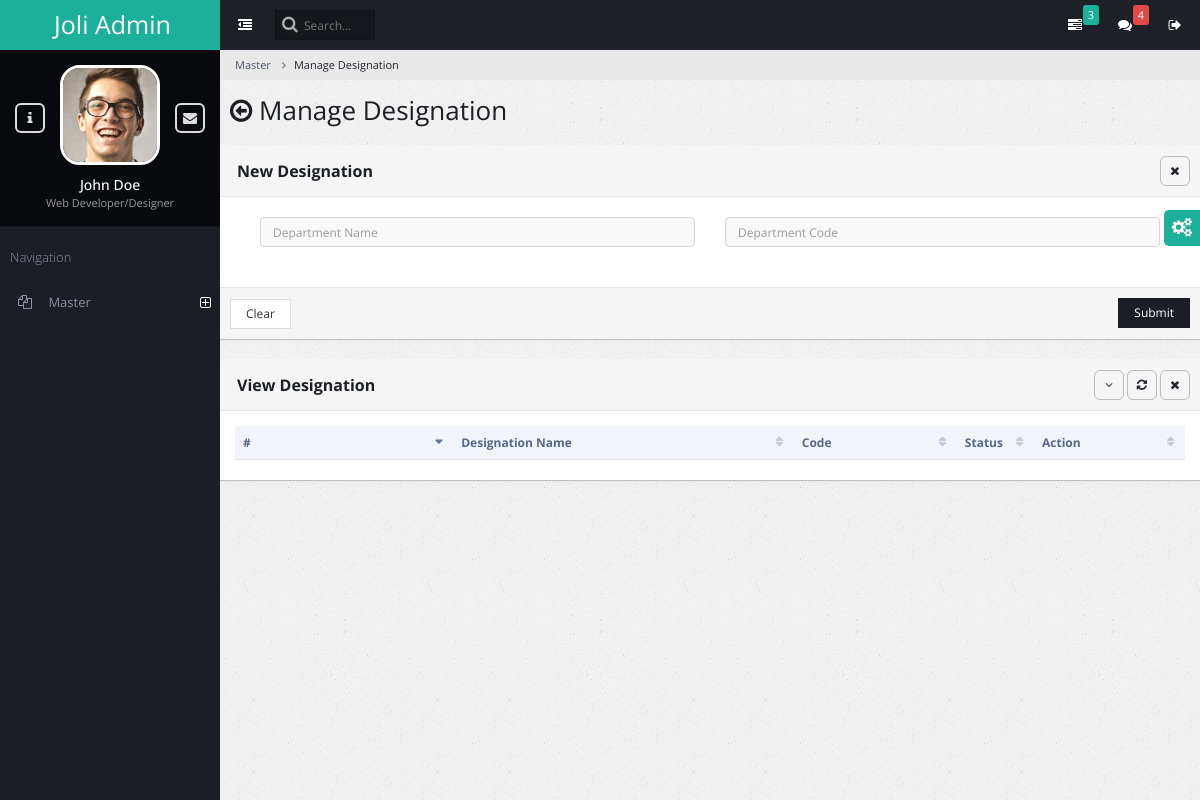
The app's page /ad_designation_manage, older data.
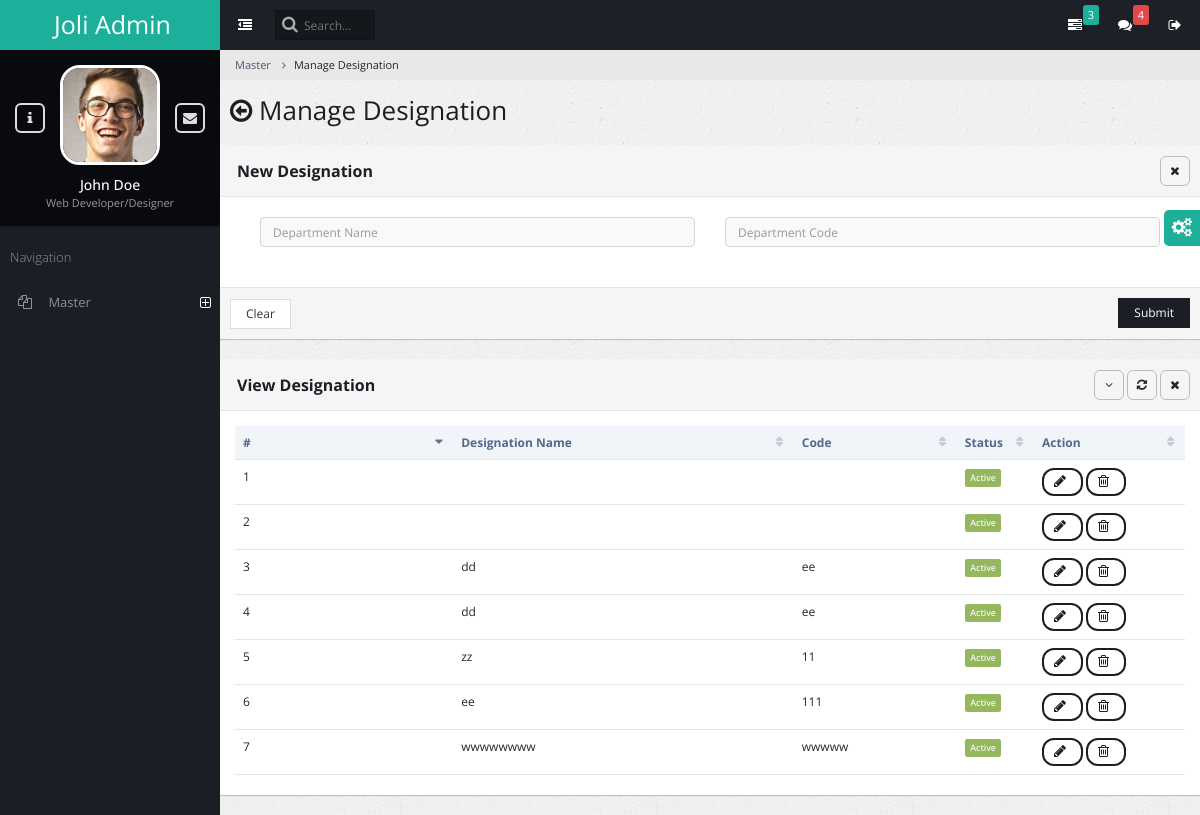
The same page, newer data.
### admin_master/models.py (models this page shows)
class AmsDesignation(models.Model):
    designation_name = models.CharField(max_length=100)
    designation_code = models.CharField(max_length=10)
    status = models.BooleanField(default=True)

### admin_master/views.py (the view, shortened to what this page needs)
# urls.py: path('ad_designation_manage',views.admin_designation_manage,name="admin_designation_manage"),
def admin_designation_manage(request):
    ams_designations = AmsDesignation.objects.all()
    return render(request, 'admin_master_designation_manage.html', {'ams_designations': ams_designations})

### admin_master/templates/admin_master_designation_manage.html (shortened to what this page needs)
{% extends "base.html" %}
{% block content %}
<ul class="breadcrumb">
    <li><a href="#">Master</a></li>
    <li class="active">Manage Designation</li>
</ul>
<div class="content-frame-top">
    <div class="page-title">
        <h2><span class="fa fa-arrow-circle-o-left"></span> Manage Designation</h2>
    </div>
</div>
<form method="post" action="{% url 'admin_designation_manage' %}">
<div class="panel panel-default">
    <div class="panel-heading ui-draggable-handle">
        <h1 class="panel-title"><strong></strong><b>New Designation</b></h1>
        <ul class="panel-controls">
            <li><a href="#" class="panel-remove"><span class="fa fa-times"></span></a></li>
        </ul>
    </div>
    <div class="panel-body">
        <div class="block">
            <div class="col-md-6">
                <div>
                    <input type="text" placeholder="Department Name" name="designation_name" required class="form-control">
                </div>
            </div>
            <div class="col-md-6">
                <div>
                    <input type="text" placeholder="Department Code" name="designation_code"required class="form-control">
                </div>
            </div>
        </div>
    </div>
    <div class="panel-footer">
        <input type="reset" class="btn btn-default" value="Clear">
        <button class="btn btn-primary pull-right">Submit</button>
    </div>
</div>
</form>
<div class="panel panel-default">
    <div class="panel-heading ui-draggable-handle">
        <h1 class="panel-title"><b>View Designation</b></h1>
        <ul class="panel-controls">
            <li><a href="#" class="panel-collapse"><span class="fa fa-angle-down"></span></a></li>
            <li><a href="#" class="panel-refresh"><span class="fa fa-refresh"></span></a></li>
            <li><a href="#" class="panel-remove"><span class="fa fa-times"></span></a></li>
        </ul>
    </div>
    <div class="panel-body">
        <table class="table datatable dataTable no-footer" id="DataTables_Table_0" role="grid" aria-describedby="DataTables_Table_0_info">
            <thead>
                <tr role="row"><th class="sorting_asc" tabindex="0" aria-controls="DataTables_Table_0" rowspan="1" colspan="1" aria-sort="ascending" aria-label="Name: activate to sort column ascending" style="width: 198px;">#</th><th class="sorting" tabindex="0" aria-controls="DataTables_Table_0" rowspan="1" colspan="1" aria-label="Position: activate to sort column ascending" style="width: 309px;">Designation Name</th><th class="sorting" tabindex="0" aria-controls="DataTables_Table_0" rowspan="1" colspan="1" aria-label="Office: activate to sort column ascending" style="width: 148px;">Code</th><th class="sorting" tabindex="0" aria-controls="DataTables_Table_0" rowspan="1" colspan="1" aria-label="Age: activate to sort column ascending" style="width: 70px;">Status</th><th class="sorting" tabindex="0" aria-controls="DataTables_Table_0" rowspan="1" colspan="1" aria-label="Start date: activate to sort column ascending" style="width: 137px;">Action</th></tr>
            </thead>
            <tbody>
                {% for ams_designation in ams_designations %}
                <tr>
                    <td >{{ forloop.counter }}</td>
                    <td>{{ ams_designation.designation_name }}</td>
                    <td>{{ ams_designation.designation_code }}</td>
                    <td>
                        {% if ams_designation.status %}
                            <span class="label label-success">Active</span>
                        {% else %}
                            <span class="label label-danger">Deactive</span>
                        {% endif %}
                    </td>
                    <td>
                        <button class="btn btn-primary btn-rounded" data-toggle="modal" data-target="#modal_basic">
                            <span class="fa fa-pencil"></span>
                        </button>
                        <button class="btn btn-primary btn-rounded" onClick="delete_row('trow_{{ forloop.counter }}');">
                            <span class="fa fa-trash-o"></span>
                        </button>
                    </td>
                </tr>
                {% endfor %}
                </tbody>
        </table>
    </div>
</div>
{% endblock content %}

### admin_general/templates/base.html (shortened to what this page needs)
{% load static %}
<!DOCTYPE html>
<html lang="en">
    <head>
        <link rel="stylesheet" type="text/css" id="theme" href="{% static "css/theme-default.css" %}"/>
    </head>
    <body>
        <div class="page-container">
            <div class="page-sidebar">
                <ul class="x-navigation">
                    <li class="xn-logo">
                        <a href="index.html">Joli Admin</a>
                    </li>
                    <li class="xn-profile">
                        <div class="profile">
                            <div class="profile-image">
                                <img src="{% static "assets/images/users/avatar.jpg" %}" alt="John Doe"/>
                            </div>
                            <div class="profile-data">
                                <div class="profile-data-name">John Doe</div>
                                <div class="profile-data-title">Web Developer/Designer</div>
                            </div>
                            <div class="profile-controls">
                                <a href="pages-profile.html" class="profile-control-left"><span class="fa fa-info"></span></a>
                                <a href="pages-messages.html" class="profile-control-right"><span class="fa fa-envelope"></span></a>
                            </div>
                        </div>
                    </li>
                    <li class="xn-title">Navigation</li>
                    <li class="xn-openable">
                        <a href="#"><span class="fa fa-files-o"></span> <span class="xn-text">Master</span></a>
                    </li>
                </ul>
            </div>
            <div class="page-content">
                <ul class="x-navigation x-navigation-horizontal x-navigation-panel">
                    <li class="xn-icon-button">
                        <a href="#" class="x-navigation-minimize"><span class="fa fa-dedent"></span></a>
                    </li>
                    <li class="xn-search">
                        <form role="form">
                            <input type="text" name="search" placeholder="Search..."/>
                        </form>
                    </li>
                    <li class="xn-icon-button pull-right">
                        <a href="#" class="mb-control" data-box="#mb-signout"><span class="fa fa-sign-out"></span></a>
                    </li>
                    <li class="xn-icon-button pull-right">
                        <a href="#"><span class="fa fa-comments"></span></a>
                        <div class="informer informer-danger">4</div>
                    </li>
                    <li class="xn-icon-button pull-right">
                        <a href="#"><span class="fa fa-tasks"></span></a>
                        <div class="informer informer-warning">3</div>
                    </li>
                </ul>
                <div class="page-content-wrap">
                {% block content %}{% endblock content %}
                </div>
            </div>
        </div>
    </body>
</html>

Row changes from the older to the newer data that the page shows:
added AmsDesignation: status "Active"
added AmsDesignation: status "Active"
added AmsDesignation: designation_name "dd", designation_code "ee", status "Active"
added AmsDesignation: designation_name "dd", designation_code "ee", status "Active"
added AmsDesignation: designation_name "zz", designation_code "11", status "Active"
added AmsDesignation: designation_name "ee", designation_code "111", status "Active"
added AmsDesignation: designation_name "wwwwwwww", designation_code "wwwww", status "Active"
